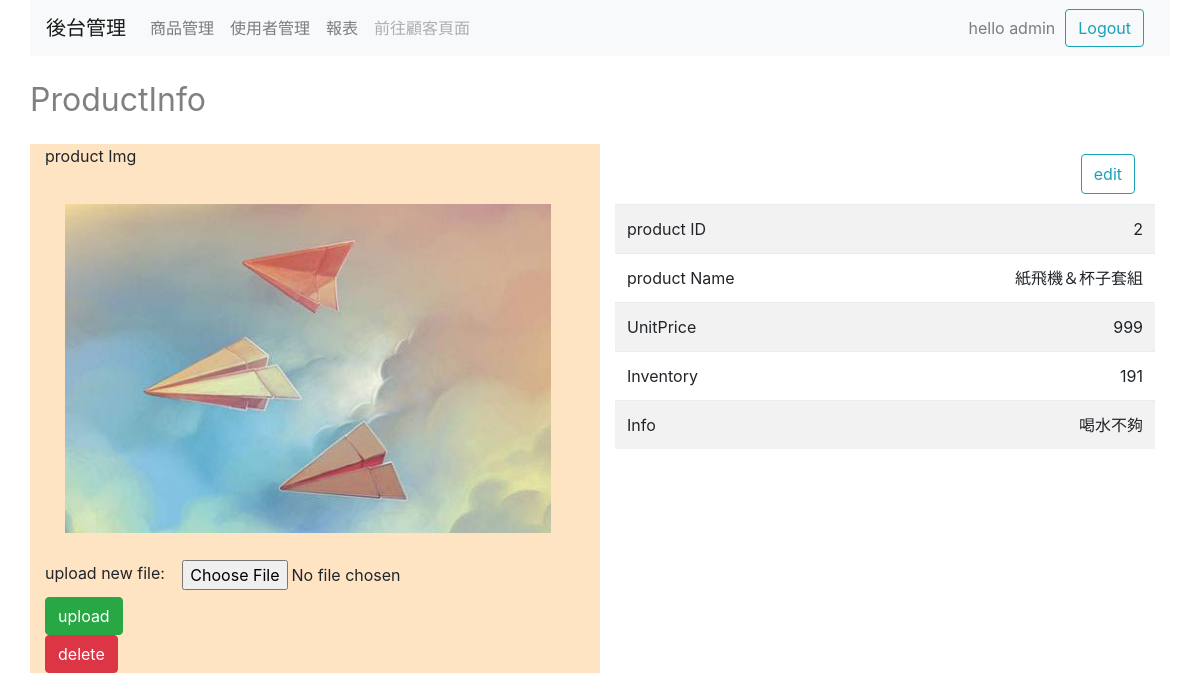
Before: /admin/productInfo.php?pId=2 (signed in) with the older database file.
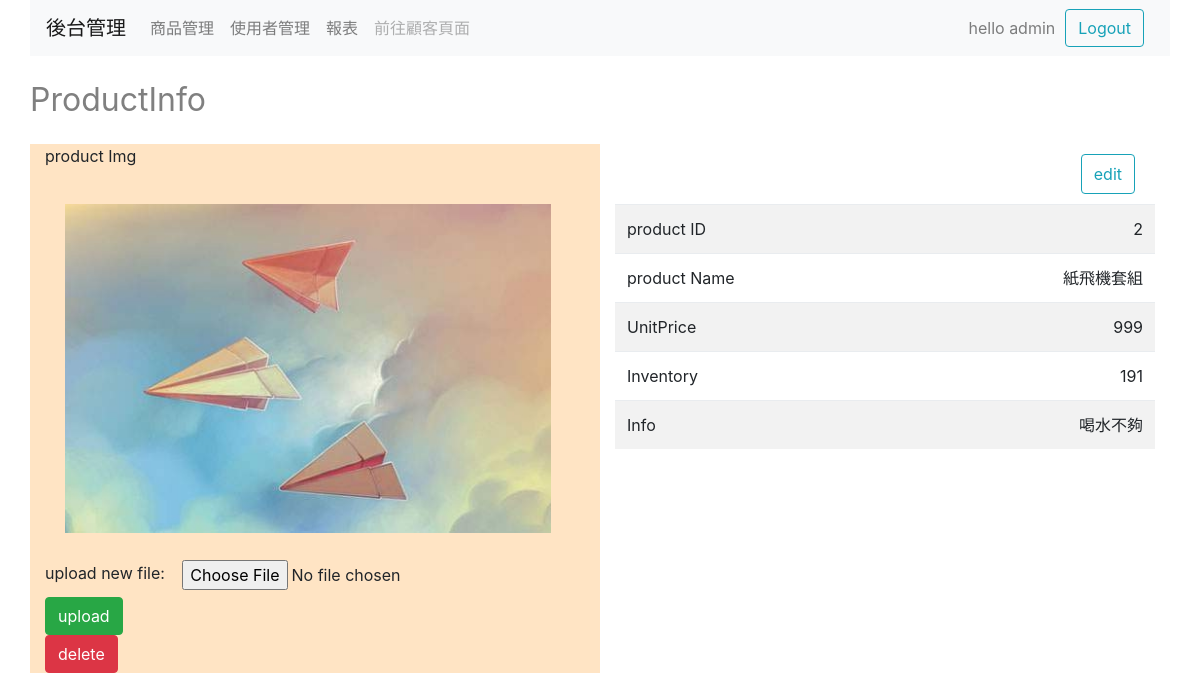
After: the same page with the newer database file.
### tables this page shows
CREATE TABLE `products` (
  `pId` int(11) NOT NULL AUTO_INCREMENT,
  `pName` varchar(30) NOT NULL,
  `pPrice` int(11) NOT NULL,
  `pInventory` int(11) NOT NULL,
  `pInfo` varchar(200) DEFAULT NULL,
  PRIMARY KEY (`pId`)
);

### admin/productInfo.php (the view, shortened to what this page needs)
<?php
    if (isset($_GET["pId"])) {
        require_once("../newPDO.php");
        $pId = $_GET["pId"];
        if ($result = $db->query("select * from products where pId = $pId")) {
            while ($row = $result->fetch()) {
                $productArray[]=$row;
            }
        }
    }else {
        header("location: shopManage.php");
    }
?>
<!DOCTYPE html>
<html lang="en">
<head>
    <link rel="stylesheet" href="../bootstrap4/bootstrap.min.css">
</head>
<body>
    <div class="container">
        <?php require("header.php")?>
        <div class="row" style="margin-top: 20px;">
            <div class = "col" >
                <div id="title" style="font-size: xx-large;color: grey ;margin-bottom: 10px;">ProductInfo</div>
            </div>
            <div class = "col" style="text-align:right;">
            </div>
        </div>
        <div id = "infoBlock" class="row" style="height: 300px;margin: auto;">
            <div class="col" style="background-color: bisque;margin-top: 10px;">
            <p id = "imgSettingMsg">product Img</p>
            <img id = "pImg" src="upload/<?= $pId?>.jpg" alt="img" style="width:90%;margin:20px" onerror="imgError()">
            <form method="post" enctype="multipart/form-data" action="">
                upload new file:
                <input type="file" name="upfile" class="btn"/><br>
                <input type="submit" name="btnSubmit" class="btn btn-success"value="upload" />
            </form>
            <form method="post">
              <input id = "delImg" type="submit" class="btn btn-danger" name="btnDelete" value="delete" />
            </form>
            </div>
            <div class="col" style="margin-top: 10px;">
              <div class="row float-right" style="margin:10px">
                <input type="button" id="btnEdit" class="btn data btn-outline-info" style="height: 40px;" value="edit" onclick="showEdit(1)"></input>
              </div>
                <table class="table table-striped">
                    <tbody>
                      <?php if($exist = isset($productArray[0][0])){?>
                      <tr>
                        <td>product ID</td>
                        <td style="text-align: right;"><?=$productArray[0][0]?></td>
                      </tr>
                      <tr>
                        <td>product Name</td>
                        <td  style="text-align: right;"><div id = "name" class="data"><?=$productArray[0][1]?></div>
                        <input class="edit" id ="txtName" name="txtName" type= "text" style="display: none" value="<?=$productArray[0][1]?>"></input></td>
                      </tr>
                      <tr>
                        <td>UnitPrice</td>
                        <td  style="text-align: right;"><div id = "price" class="data"><?=$productArray[0][2]?></div>
                        <input class="edit" id="txtPrice" name="txtPrice" type= "text" style="display: none" value="<?=$productArray[0][2]?>"></input></td>
                      </tr>
                      <tr>
                        <td>Inventory</td>
                        <td  style="text-align: right;"><div id = "Inven" class="data"><?=$productArray[0][3]?></div>
                        <input class="edit" id="txtInven" name="txtInven" type= "number" min=0 style="display: none" value="<?=$productArray[0][3]?>"></input></td>
                      </tr>
                      <tr>
                        <td>Info</td>
                        <td  style="text-align: right;"><div id = "Info" class="data"><?=$productArray[0][4]?></div>
                        <textarea class="edit" id = "txtInfo" name="txtInfo" type= "text" style="display: none"value=""><?=$productArray[0][4]?></textarea></td>
                      </tr>
                      <?php }else{
                       echo '無此商品';
                      }?>
                    </tbody>
                  </table>
            </div>
        </div>
    </div>
</body>
</html>

Changed rows visible on the page:
changed products "喝水不夠": pName "紙飛機＆杯子套組" → "紙飛機套組"
